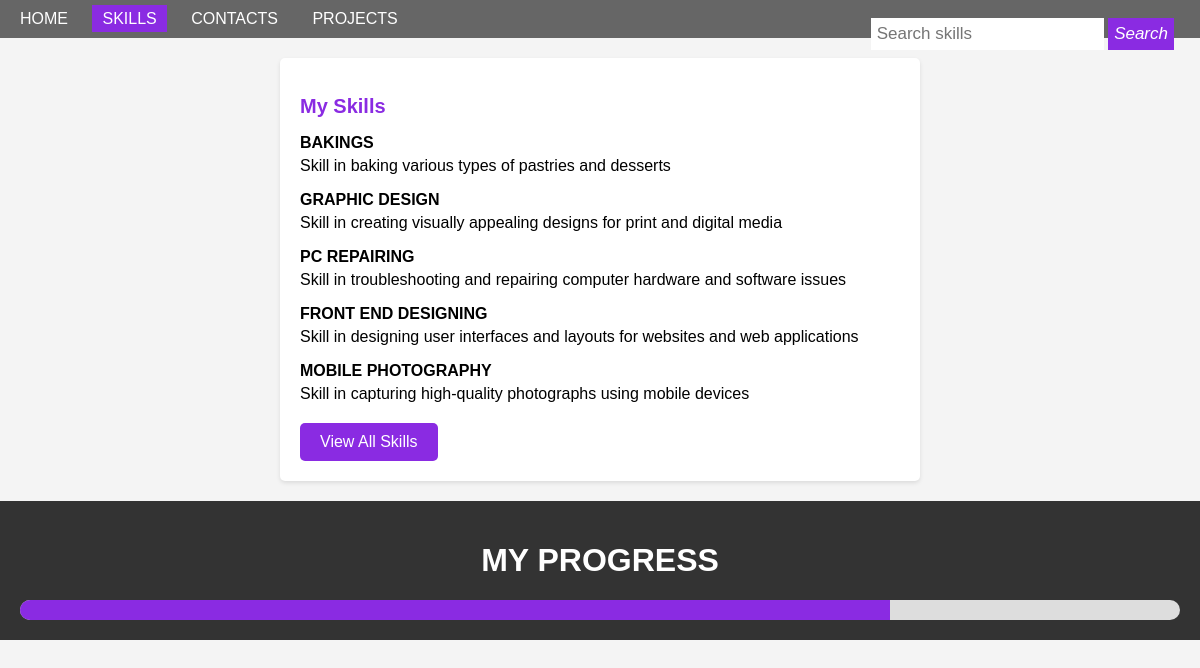
The page /skills.php on the database its author committed.
### tables this page shows
CREATE TABLE `skills` (
  `id` int(11) NOT NULL,
  `skill` varchar(255) NOT NULL,
  `description` text DEFAULT NULL
);

### skills.php (the view, shortened to what this page needs)
<!DOCTYPE html>
<html>
<head>
</head>
<body>
    <nav>
        <div class="topnav">
            <ul class="menu">
                <li><a href="index.php">HOME</a></li>
                <li><a class="active" href="skills.php">SKILLS</a></li>
                <li><a href="contacts.php">CONTACTS</a></li>
                <li><a href="projects.php">PROJECTS</a></li>
                <div class="search-container">
                    <form action="skills.php" method="GET">
                        <input type="text" placeholder="Search skills" name="search">
                        <button type="submit"><i class="fa fa-search">Search</i></button>
                    </form>
                </div>
            </ul>
        </div>
    </nav>
    <div class="skills">
        <h2>My Skills</h2>
        <?php
        $conn = getConnection();
        $query = "SELECT id, skill, description FROM skills";
        $result = mysqli_query($conn, $query);
        $num_rows = mysqli_num_rows($result);
        ?>
        <?php if ($num_rows > 0) { ?>
            <?php while ($row = mysqli_fetch_assoc($result)) { ?>
                <div class="skill-item">
                    <h3><?php echo $row['skill']; ?></h3>
                    <p><?php echo $row['description']; ?></p>
                </div>
            <?php } ?>
            <a class="view-all-skills-btn" href="skills.php">View All Skills</a>
        <?php } else { ?>
            <p>No skills found.</p>
            <a class="view-all-skills-btn" href="skills.php">View All Skills</a>
        <?php } ?>
    </div>
    <div class="footer">
        <h1>MY PROGRESS</h1>
        <div class="progress-bar">
            <div class="progress-bar-fill" id="progress"></div>
        </div>
    </div>
</body>
</html>

### skills.php (style rules this page uses)
body { font-family: Arial, sans-serif; background-color: #f4f4f4; margin: 0; padding: 0; }
nav { background-color: #666; padding: 10px; }
nav .topnav ul { list-style: none; margin: 0; padding: 0; }
nav .topnav ul li { display: inline-block; margin-right: 10px; }
nav .topnav ul li a { color: #fff; text-decoration: none; padding: 5px 10px; }
nav .topnav ul li a.active { background-color: blueviolet; }
.search-container { float: right; }
.search-container input[type="text"] { padding: 6px; margin-top: 8px; font-size: 17px; border: none; }
.search-container button { padding: 6px; margin-top: 8px; margin-right: 16px; background: blueviolet; color: #fff; font-size: 17px; border: none; cursor: pointer; }
.skills { max-width: 600px; margin: 20px auto; padding: 20px; background-color: #fff; border-radius: 5px; box-shadow: 0 2px 4px rgba(0, 0, 0, 0.1); }
.skills h2 { font-size: 20px; color: blueviolet; margin-bottom: 10px; }
.skills .skill-item { margin-bottom: 10px; }
.skills .skill-item h3 { font-size: 16px; margin-bottom: 5px; }
.skills .skill-item p { margin: 0; }
.footer { background-color: #333; color: #fff; padding: 20px; text-align: center; }
.progress-bar { width: 100%; background-color: #ddd; height: 20px; border-radius: 10px; overflow: hidden; }
.progress-bar-fill { height: 100%; background-color: blueviolet; }
.view-all-skills-btn { background-color: blueviolet; color: #fff; padding: 10px 20px; text-decoration: none; display: inline-block; border-radius: 5px; margin-top: 10px; }

### rows shown on the page
skills: skill "BAKINGS", description "Skill in baking various types of pastries and desserts"
skills: skill "GRAPHIC DESIGN", description "Skill in creating visually appealing designs for print and digital media"
skills: skill "PC REPAIRING", description "Skill in troubleshooting and repairing computer hardware and software issues"
skills: skill "FRONT END DESIGNING", description "Skill in designing user interfaces and layouts for websites and web applications"
skills: skill "MOBILE PHOTOGRAPHY", description "Skill in capturing high-quality photographs using mobile devices"
